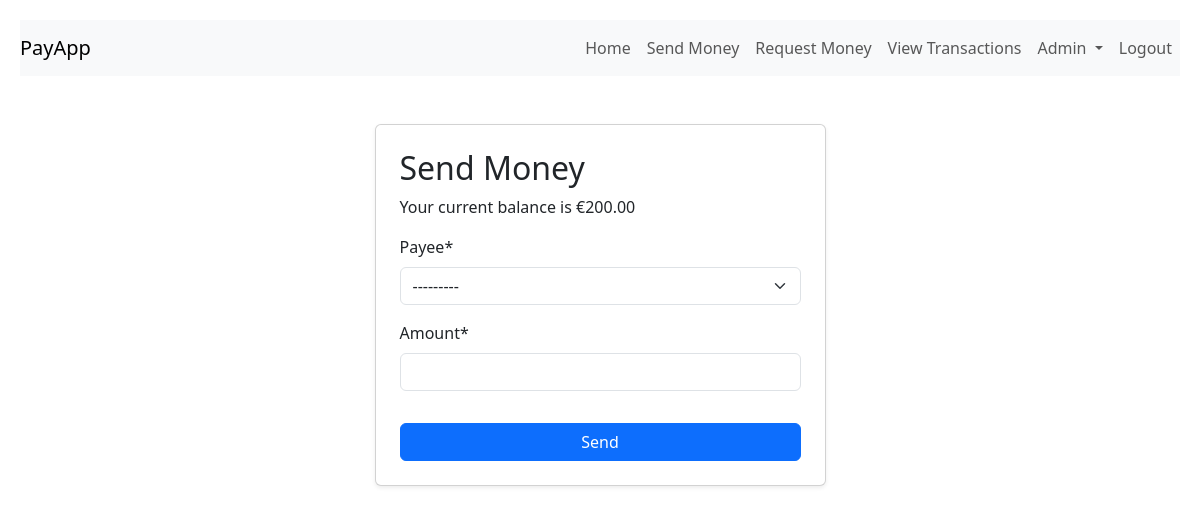
The page /webapps2026/new-transaction/ (signed in) on the database as committed earlier.
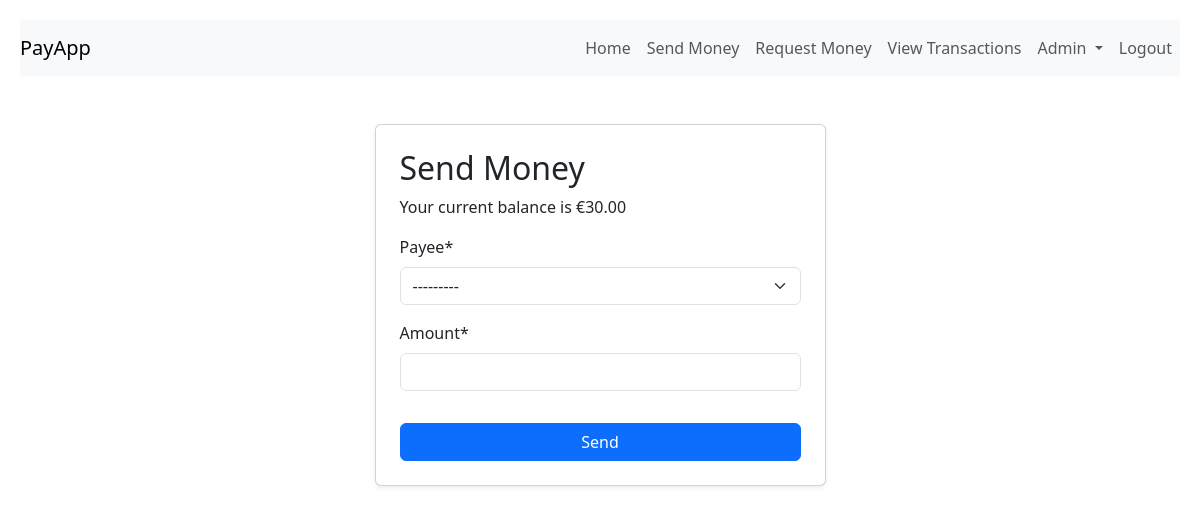
The same page on the database as committed later.
### register/models.py (models this page shows)
class PayAppUser(AbstractUser):
    CURRENCY_CHOICE = [
        ('EUR', 'Euro'),
        ('USD', 'US Dollar'),
        ('GBP', 'Great British Pound'),
    ]
    currency = models.CharField(max_length=3, choices=CURRENCY_CHOICE, default='EUR')
    balance = models.DecimalField(max_digits=10, decimal_places=2, default=200.00)

### payapp/views.py (the view, shortened to what this page needs)
# urls.py: path('new-transaction/', payapp_views.new_transaction, name='new_transaction'),
@login_required(login_url='login')
def new_transaction(request):
    form = TransactionForm()
    symbol = get_currency_symbol_helper(request.user.currency)
    return render(request, 'payapp/new-transaction.html', {'form': form, 'currency_symbol': symbol})

### payapp/forms.py
class TransactionForm(forms.ModelForm):
    class Meta:
        model = Transaction
        fields = ['payee', 'amount']

### payapp/views.py (called while the page is built)
def get_currency_symbol_helper(c):
    match c:
        case 'EUR':
            return '€'
        case 'USD':
            return '$'
        case 'GBP':
            return '$'
    return '?'

### templates/payapp/new-transaction.html (shortened to what this page needs)
{% extends 'payapp/transaction-base.html' %}#
{% load crispy_forms_tags %}
{% block transaction_content %}
    <h2>Send Money</h2>
    <form method="POST">
    <p>Your current balance is {{ currency_symbol }}{{ user.balance }}</p>
    {{ form | crispy}}
        <button class="btn btn-primary w-100 mt-3" type="submit">Send</button>
    </form>
{% endblock %}

Rows that differ between the two databases and show on the page:
changed PayAppUser: balance "200.00" → "30.00"
